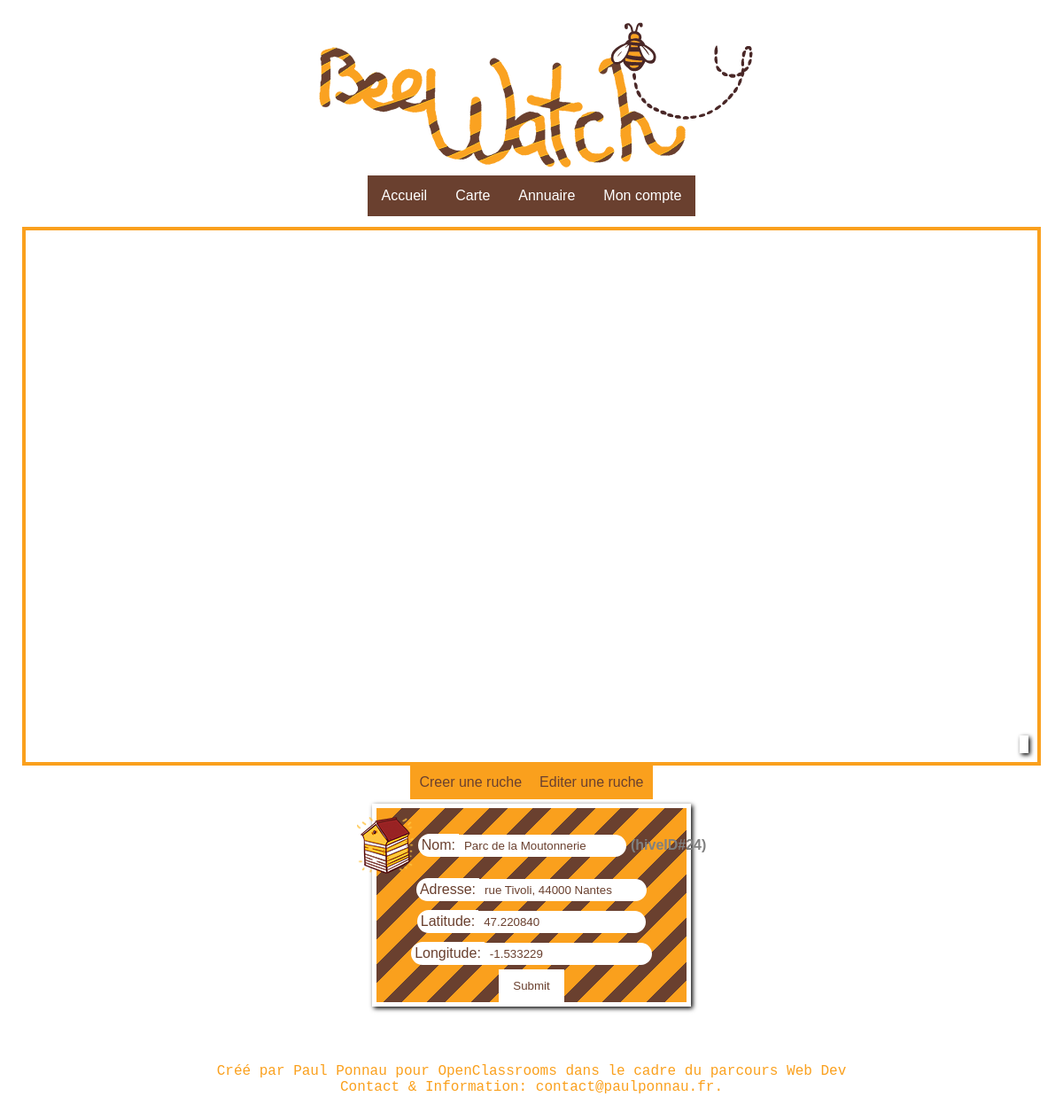
The page /index.php?action=hiveMap_Account_HiveEditor&editHive=24 (signed in) on the database its author committed.
### tables this page shows
CREATE TABLE IF NOT EXISTS `hive_markers` (
  `id` int(11) NOT NULL AUTO_INCREMENT,
  `account_id` int(11) NOT NULL,
  `name` varchar(60) NOT NULL,
  `address` varchar(80) NOT NULL,
  `lat` float(10,6) NOT NULL,
  `lng` float(10,6) NOT NULL,
  `private` tinyint(1) NOT NULL DEFAULT '0',
  PRIMARY KEY (`id`)
);

### controller/hive_management/hiveEditorController.php (called while the page is built, shortened)
<?php
$hiveManager = new HiveManager();
if (!empty($_GET['editHive'])) {
    if ((!empty($_GET['editHive'])) && (!empty($_POST['hivename'])) && (!empty($_POST['hiveaddress'])) && (!empty($_POST['hivelat'])) && (!empty($_POST['hivelng']))) {
        $hive = $hiveManager->updateHiveMarker($_GET['editHive'], $_POST['hivename'], $_POST['hiveaddress'], $_POST['hivelat'], $_POST['hivelng']);
        $context = 'hiveEdited';
    } else {
        $hive = $hiveManager->retrieveHiveMarker($_GET['editHive']);
        $context = 'hiveEditor';
    }
} elseif (!empty($_GET['deleteHive'])) {
    $hive = $hiveManager->deleteHiveMarker($_GET['deleteHive']);
    $context = 'hiveDeleted';
} else {
    $context = NULL;
    $hives = $hiveManager->retrieveAccountHiveMarkers($_SESSION['id']);
}
require('view/backend/user/hive_management/hiveEditorView.php');

### model/HiveManager.php (called while the page is built, shortened)
<?php
class HiveManager extends Manager
{
    public function retrieveHiveMarker($id)
    {
        $db = $this->dbConnect();
        $req = $db->prepare('SELECT * FROM hive_markers WHERE id = ?');
        $req->execute(array($id));
        return $req;
    }
}

### view/backend/user/hive_management/hiveEditorView.php (the view, shortened to what this page needs)
<section id="map_section">
    <div id="account_map"></div>
    <div id="map_overlay"></div>
</section>
<div id="map_hive_controls">
        <a href="index.php?action=hiveMap_Account_HiveCreator">Creer une ruche</a>
        <a href="index.php?action=hiveMap_Account_HiveEditor">Editer une ruche</a>
</div>
<div id="hiveCards_container">
<?php
if ($context == NULL){
    while ($data = $hives->fetch()) {?>
        <div class="hiveCard">
            <div class="hiveCard_titleDiv">
                <img class="hiveCard_titleDiv_logo" src="css/media/hive_marker_own.png" alt="Bee hive img">
                <h2 class="hiveCard_titleDiv_title"><?= $data['name'] ?></h2>
                <h3 class="hiveCard_titleDiv_id">(hiveID#<?= $data['id']?>)</h3>
            </div>
            <div class="hiveCard_contentDiv">
                <p class="hiveCard_contentDiv_address">Addresse : <?= $data['address']?></p>
                <p class="hiveCard_contentDiv_links"><a href="index.php?action=hiveMap_Account_HiveEditor&editHive=<?= $data['id']?>">editer</a> <a href="index.php?action=hiveMap_Account_HiveEditor&deleteHive=<?= $data['id']?>">supprimer</a></p>
            </div>
        </div>
<?php
    }
} elseif ($context == 'hiveEditor') {
    while ($data = $hive->fetch()) {?>
        <form class="hiveEditor_form" action="index.php?action=hiveMap_Account_HiveEditor&editHive=<?= $data['id']?>" method="post">
        <div class="hiveCard_titleDiv">
            <img class="hiveCard_titleDiv_logo" src="css/media/hive_marker_own.png" alt="Bee hive img">
            <div class="hiveEditor_form_typable">
                <p class="hiveEditor_form_typable_left">Nom: </p>
                <input class="hiveEditor_form_typable_right" type="text" name="hivename" id="hivename" value="<?= $data['name']?>" required>
            </div>
            <h3 class="hiveCard_titleDiv_id">(hiveID#<?= $data['id']?>)</h3>
        </div>
        <div class="hiveCard_contentDiv">
            <div class="hiveEditor_form_typable">
                <p class="hiveEditor_form_typable_left">Adresse: </p>
                <input class="hiveEditor_form_typable_right" type="text" name="hiveaddress" id="hiveaddress" value="<?= $data['address']?>" required>
            </div>
            <div class="hiveEditor_form_typable">
                <p class="hiveEditor_form_typable_left">Latitude: </p>
                <input class="hiveEditor_form_typable_right" type="text" name="hivelat" id="hivelat" value="<?= $data['lat']?>" required>
            </div>
            <div class="hiveEditor_form_typable">
                <p class="hiveEditor_form_typable_left">Longitude: </p>
                <input class="hiveEditor_form_typable_right" type="text" name="hivelng" id="hivelng" value="<?= $data['lng']?>" required>
            </div>
            <input class="hiveEditor_form_inputBtn" type="submit" value="Submit">
        </div>
        </form>
<?php
    }
    ?></div> <?php
} elseif ($context == 'hiveEdited') {?>
    <p>Ruche mise à jour.</p>
<?php
} elseif ($context == 'hiveDeleted') {?>
    <p>Ruche supprimée.</p>
<?php
}
$content = ob_get_clean(); ?>
<?php require('view/backend/template.php'); ?>

### css/style.css (style rules this page uses)
html { position: relative; min-height: 100%; }
body { margin: 0 0 100px; padding: 25px; }
#map_section { position: relative; z-index: 1; width: auto; height: 600px; border: 4px solid #faa01d; margin-top: 1%; }
#map, #account_map { position: absolute; z-index: 2; width: 100%; height: 100%; }
#map_overlay { position: absolute; z-index: 3; width: auto; height: auto; padding-top: 10px; right: 10px; bottom: 10px; background: repeating-linear-gradient( 135deg, #faa01d, #faa01d 20px, #6a402f 20px, #6a402f 35px ); border: 5px solid white; box-shadow: 2px 2px 5px black; }
#map_hive_controls { display: flex; flex-direction: row; justify-content: center; }
#map_hive_controls a { background-color: #faa01d; border: 10px solid #faa01d; color: #6a402f; text-decoration: none; }
#hiveCards_container { display: flex; flex-wrap: wrap; flex-direction: row; justify-content: center; }
.hiveCard_titleDiv { display: flex; flex-direction: row; align-items: center; padding-left: 15px; padding-right: 15px; }
.hiveCard_titleDiv_logo { height: 64px; width: 64px; }
.hiveCard_titleDiv_id { color: grey; font-size: 1em; }
.hiveCard_contentDiv { display: flex; flex-direction: column; align-items: center; padding-left: 15px; padding-right: 15px; }
.hiveEditor_form { display: flex; flex-direction: column; align-items: center; width: 350px; height: auto; padding-top: 10px; margin: 5px 5px 5px 5px; background: repeating-linear-gradient( 135deg, #faa01d, #faa01d 20px, #6a402f 20px, #6a402f 35px ); border: 5px solid white; box-shadow: 2px 2px 5px black; }
.hiveEditor_form_typable { display: flex; flex-direction: row; align-items: baseline; }
.hiveEditor_form_typable_right { background-color: white; border: 4px solid white; border-radius: 0px 15px 15px 0px; color: #6a402f; margin: 0px 5px 5px 0px; }
.hiveEditor_form_typable_left { background-color: white; border: 4px solid white; border-radius: 15px 0px 0px 15px; color: #6a402f; margin: 5px 0px 0px 5px; }
.hiveEditor_form_inputBtn { background-color: white; border: 10px solid white; color: #6a402f; text-decoration: none; }

### rows shown on the page
hive_markers: hivename "Parc de la Moutonnerie", id "24", hiveaddress "rue Tivoli, 44000 Nantes", hivelat "47.220840", hivelng "-1.533229"
